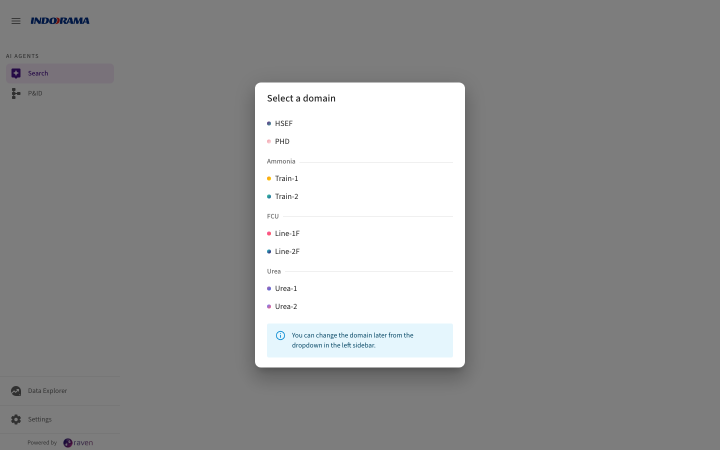
#> input picture chatbot/screenshots/05_domain_selection_modal.png, 1440 x 900 px, found by its file name (shown at 1/2 size)
$ python fix_annotations.py
#> lines starting #> are read from the running program, lines starting #| are printed output that depends on the picture
from PIL import Image, ImageDraw, ImageFont
import os
import math

SCREENSHOTS_DIR = "/Users/suryanshsrivastava/Testing Files/apps/raven/help-doc/screenshots"
ANNOTATED_DIR = os.path.join(SCREENSHOTS_DIR, "annotated")
os.makedirs(ANNOTATED_DIR, exist_ok=True)

RED = (220, 50, 50)
GREEN = (0, 150, 0)
BLUE = (0, 100, 200)
GREY = (130, 130, 130)

try:
    FONT = ImageFont.truetype("/System/Library/Fonts/Helvetica.ttc", 18)
    FONT_SMALL = ImageFont.truetype("/System/Library/Fonts/Helvetica.ttc", 14)
    FONT_LARGE = ImageFont.truetype("/System/Library/Fonts/Helvetica.ttc", 22)
except Exception:
    FONT = ImageFont.load_default()
    FONT_SMALL = FONT
    FONT_LARGE = FONT


def draw_arrow(draw, start, end, color=RED, width=3):
    draw.line([start, end], fill=color, width=width)
    angle = math.atan2(end[1] - start[1], end[0] - start[0])
    al = 14
    aa = math.pi / 6
    x1 = end[0] - al * math.cos(angle - aa)
    y1 = end[1] - al * math.sin(angle - aa)
    x2 = end[0] - al * math.cos(angle + aa)
    y2 = end[1] - al * math.sin(angle + aa)
    draw.polygon([end, (x1, y1), (x2, y2)], fill=color)


def draw_label(draw, pos, text, font=FONT, color=RED):
    bbox = font.getbbox(text)
    tw = bbox[2] - bbox[0]
    th = bbox[3] - bbox[1]
    x, y = pos
    pad = 5
    draw.rectangle([x - pad, y - pad, x + tw + pad, y + th + pad],
                    fill=(255, 255, 255, 230), outline=color, width=2)
    draw.text(pos, text, fill=color, font=font)


# [9 lines left out: function draw_callout, not called in this run]


def draw_rect(draw, box, color=RED, width=3):
    draw.rectangle(box, outline=color, width=width)


def open_img(name):
#> called with name = '05_domain_selection_modal.png'
    return Image.open(os.path.join(SCREENSHOTS_DIR, name)).convert("RGBA")


def save_img(img, overlay, name):
    result = Image.alpha_composite(img, overlay).convert("RGB")
    result.save(os.path.join(ANNOTATED_DIR, name))
    print(f"  [OK] {name}")


# ──── 05 Domain selection modal ────
# Modal: x=510-929. Info text at y=490-510. Domain items scattered y=160-460
def fix_05():
    img = open_img("05_domain_selection_modal.png")
    overlay = Image.new("RGBA", img.size, (0, 0, 0, 0))
#> overlay: PIL image 1440x900 RGBA; every value is 0
    draw = ImageDraw.Draw(overlay)

    draw_rect(draw, [507, 118, 933, 738], RED)

    draw_label(draw, (260, 130), "Select your\nplant/domain", font=FONT_LARGE)
    draw_arrow(draw, (400, 155), (508, 140))

    draw_rect(draw, [530, 155, 650, 215], BLUE, width=2)
    draw_label(draw, (660, 170), "Individual domains", font=FONT_SMALL, color=BLUE)

    draw_rect(draw, [530, 225, 650, 300], GREEN, width=2)
    draw_label(draw, (660, 250), "Grouped by plant area", font=FONT_SMALL, color=GREEN)

    # Info message is at y≈490-510, inside the modal
    draw_label(draw, (260, 680), "Can be changed later\nfrom left sidebar", font=FONT_SMALL, color=GREEN)
    draw_arrow(draw, (420, 690), (510, 690), color=GREEN)

    save_img(img, overlay, "05_domain_selection.png")
#> in save_img, `result = Image.alpha_composite(img, overlay).convert("RGB")`:
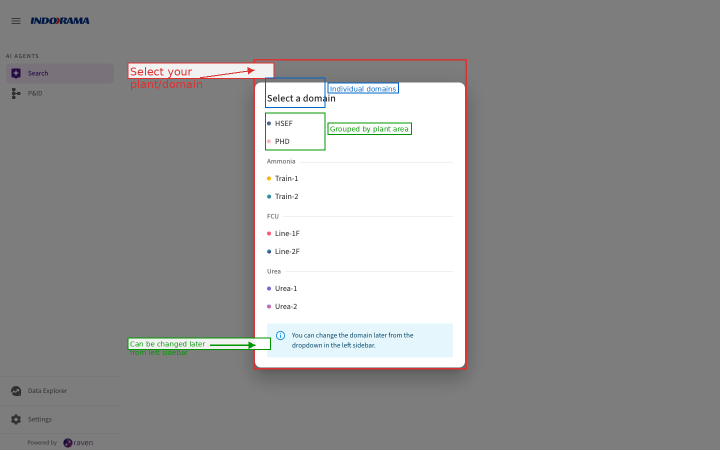
#> result: PIL image 1440x900 RGB (shown at 1/2 size); mean R, G, B 148, 147.8, 147.7


# ──── 06 Main app ────
def fix_06():
    img = open_img("06_main_app_after_domain.png")
#> call 2 of open_img, with name = '06_main_app_after_domain.png'
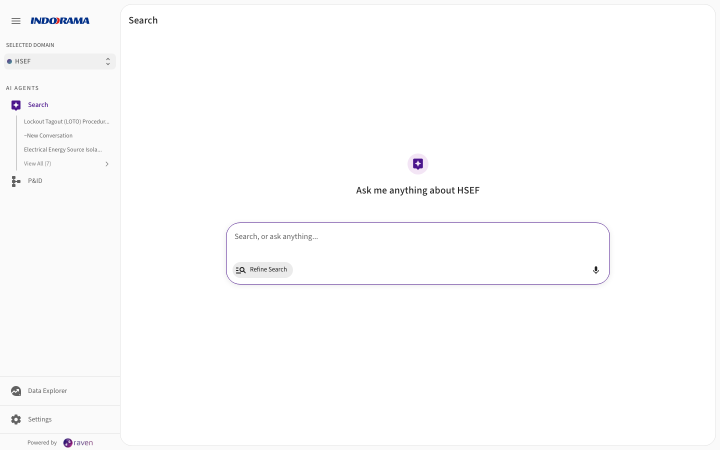
#> input picture chatbot/screenshots/06_main_app_after_domain.png, 1440 x 900 px, found by its file name (shown at 1/2 size)
    overlay = Image.new("RGBA", img.size, (0, 0, 0, 0))
    draw = ImageDraw.Draw(overlay)

    draw_rect(draw, [3, 56, 165, 102], RED)
    draw_label(draw, (175, 65), "Selected domain", font=FONT_SMALL)
    draw_arrow(draw, (173, 78), (167, 78))

    draw_rect(draw, [13, 138, 157, 162], BLUE, width=2)
    draw_label(draw, (175, 140), "AI Search agent", font=FONT_SMALL, color=BLUE)
    draw_arrow(draw, (173, 150), (159, 150), color=BLUE)

    draw_rect(draw, [308, 310, 865, 400], GREEN, width=2)
    draw_label(draw, (310, 405), "Start asking questions here", font=FONT_SMALL, color=GREEN)

    save_img(img, overlay, "06_main_app.png")


# ──── 07 Settings menu ────
# From pixel data: Account Settings y≈573-590, Sign Out y≈782-799
# Popup spans x=20-169, y=552 (top border) to y=831 (bottom border)
def fix_07():
    img = open_img("07_settings_menu_open.png")
#> call 3 of open_img, with name = '07_settings_menu_open.png'
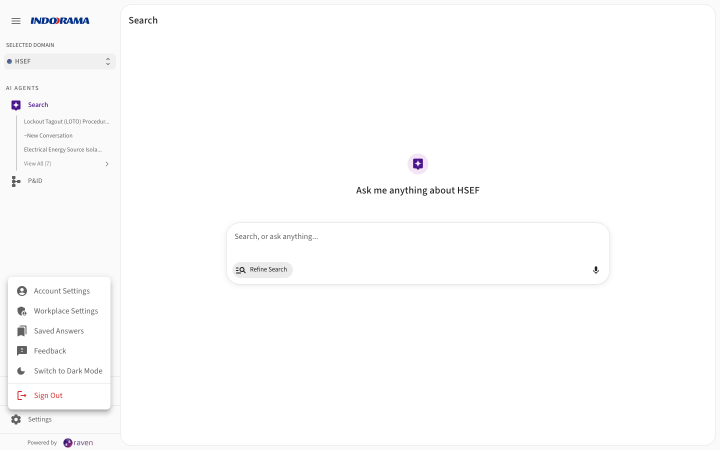
#> input picture chatbot/screenshots/07_settings_menu_open.png, 1440 x 900 px, found by its file name (shown at 1/2 size)
    overlay = Image.new("RGBA", img.size, (0, 0, 0, 0))
    draw = ImageDraw.Draw(overlay)

    # Account Settings: y=573-590, x=34-169
    draw_rect(draw, [30, 568, 172, 595], RED)
    draw_label(draw, (180, 572), "Click to view your profile", font=FONT_SMALL)
    draw_arrow(draw, (178, 582), (174, 582))

    # Sign Out: y=782-799, x=35-124
    draw_rect(draw, [30, 777, 172, 804], RED)
    draw_label(draw, (180, 782), "Sign out of your account", font=FONT_SMALL)
    draw_arrow(draw, (178, 792), (174, 792))

    save_img(img, overlay, "07_settings_menu.png")


# ──── 08 Account Settings page ────
# Field borders at y=123, 178, 258, 363
# Name text: y=73-122, EmpID: y=123-155, Unit: y=178-235, Dept: y=258-362
# CANCEL text at ~(750, 385-395), SAVE PROFILE button at ~(790, 380-400)
def fix_08():
    img = open_img("08_account_page.png")
    overlay = Image.new("RGBA", img.size, (0, 0, 0, 0))
    draw = ImageDraw.Draw(overlay)

    # Name field: y=70-123
    draw_callout(draw, (880, 88), 1)
    draw_label(draw, (920, 90), "Your Name", font=FONT_SMALL)

    # Employee ID: y=123-178
    draw_callout(draw, (880, 142), 2)
    draw_label(draw, (920, 144), "Your Employee ID", font=FONT_SMALL)

    # Unit: y=178-258
    draw_callout(draw, (880, 205), 3)
    draw_label(draw, (920, 207), "Your Unit", font=FONT_SMALL)

    # Departments: y=258-363
    draw_callout(draw, (880, 275), 4)
    draw_label(draw, (920, 277), "Your Departments", font=FONT_SMALL)

    # SAVE PROFILE button at approximately (790, 378) to (870, 400)
    draw_rect(draw, [783, 375, 872, 402], GREEN)
    draw_label(draw, (660, 380), "Save changes", font=FONT_SMALL, color=GREEN)
    draw_arrow(draw, (755, 390), (781, 390), color=GREEN)

    save_img(img, overlay, "08_account_page.png")


# ──── 10 Registration form (16_after_company_email_continue.png) ────
# Card shadow at x=650-719, card content starts at x>720
# Form fields start at about x=660 and end at x=880
# Looking at the raw screenshot, fields are:
#   "Create your account" heading ~y=96
#   Name* ~y=143-178, Employee ID* ~y=193-228
#   Email (prefilled) ~y=253-288, Password* ~y=298-335
#   Confirm Password* ~y=348-385, Unit ~y=398-432
#   Department ~y=450-488, REGISTER ~y=505-535
#   BACK TO SIGN IN ~y=555
# [124 lines left out: functions fix_10, fix_12, fix_15, fix_16, not called in this run]


if __name__ == "__main__":
    print("Fixing problematic annotations...\n")
    fix_05()
    fix_06()
    fix_07()
#> (the run stopped early here; a loop or call above may not have finished)
